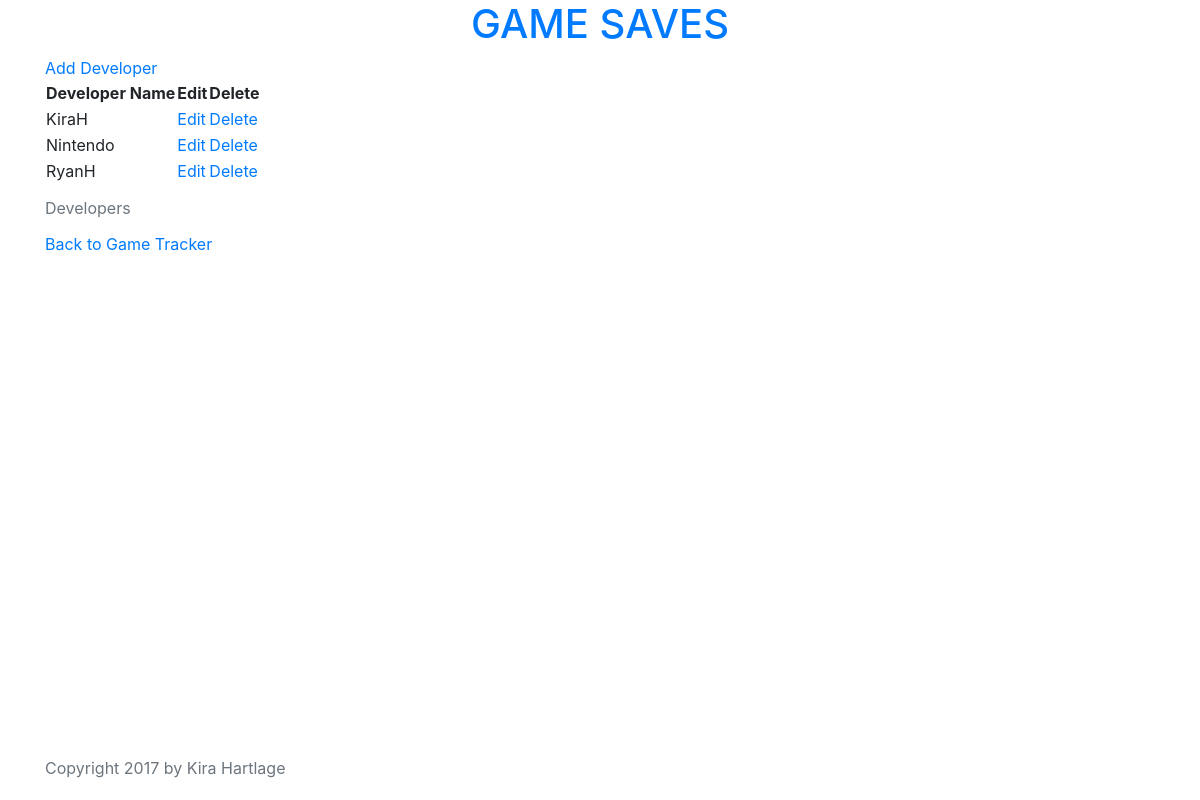
Before: /developer/list/ with the older database file.
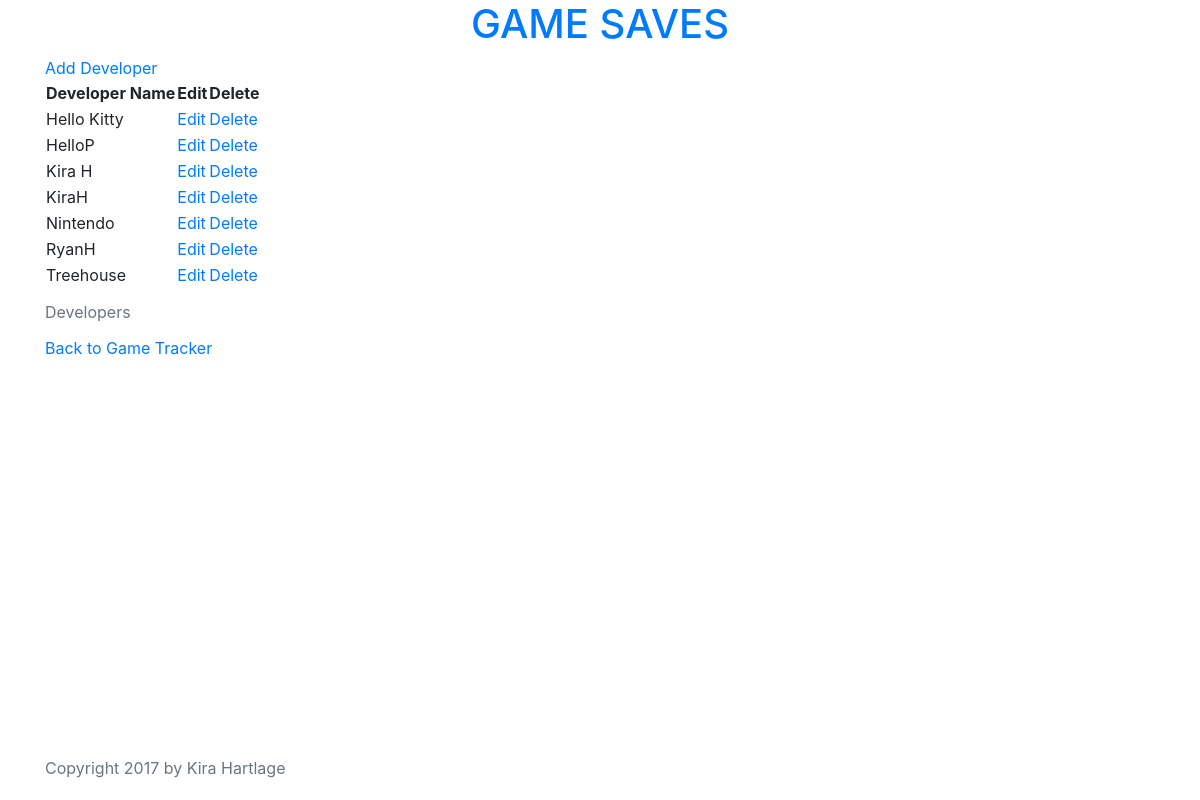
After: the same page with the newer database file.
### tracker/models.py (models this page shows, shortened)
class Developer(models.Model):
    name = models.CharField(max_length=255)
    class Meta:
        ordering = ['name']

### tracker/views.py (the view)
# urls.py: url(r'^developer/list/$', views.DeveloperListView.as_view(), name='dev_list'),
class DeveloperListView(ListView):
    context_object_name = 'developers'
    model = Developer

### tracker/templates/tracker/developer_list.html
{% extends 'tracker/base.html' %}
{% load tracker_extras %}
{% block content %}
<a href="{% url 'dev_create' %}">Add Developer</a>
<div>
  <table>
    <caption>Developers</caption>
    <thead>
      <tr>
        <th>Developer Name</th>
        <th>Edit</th>
        <th>Delete</th>
      </tr>
    </thead>
    <tbody>
      {% for developer in developers %}
      <tr>
        <td>{{ developer.name }}</td>
        <td><a href="{% url 'dev_update' pk=developer.pk %}">Edit</a></td>
        <td><a href="{% url 'dev_delete' pk=developer.pk %}">Delete</a></td>
      </tr>
      {% endfor %}
    </tbody>
  </table>
</div>
<a href="{% url 'games:list' %}">Back to Game Tracker</a>
{% endblock %}

Changed rows visible on the page:
added Developer: name "Hello Kitty"
added Developer: name "HelloP"
added Developer: name "Kira H"
added Developer: name "Treehouse"
